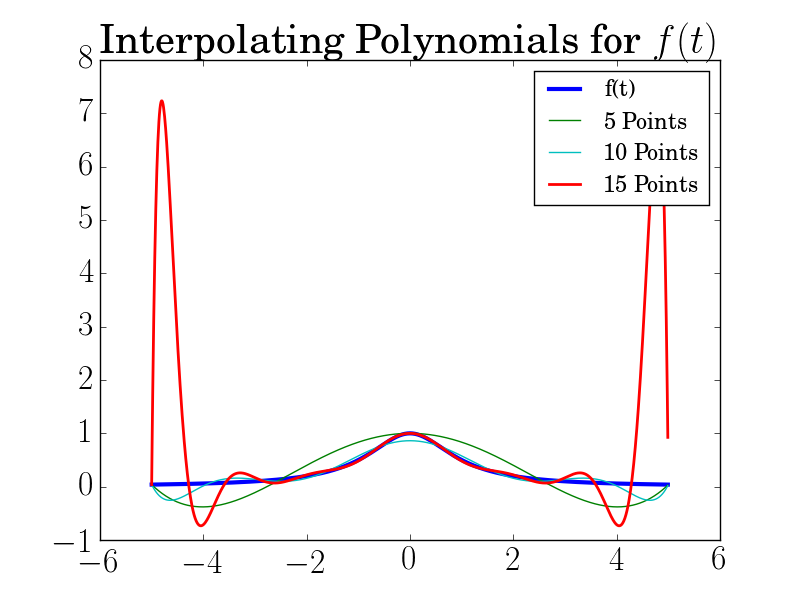

This figure's Python source:
import math
import scipy.interpolate as intrp
import numpy as np
import matplotlib.pyplot as plt

from matplotlib import rc
rc('font',**{'family':'sans-serif','sans-serif':['Helvetica']})
## for Palatino and other serif fonts use:
#rc('font',**{'family':'serif','serif':['Palatino']})
rc('text', usetex=True)
font = {'family' : 'normal',
        'size'   : 24}

rc('font', **font)

def f(t):
  return 1/(1+t**2)

# The function
x = [ i/100 for i in range(-500,500) ]
fx = [ f(i) for i in x ]
plt.plot(x,fx, label='f(t)', linewidth=3)

### 5 points
pts = np.linspace(-5, 5, 5)
fpts = [ f(t) for t in pts ]
# Interpolate with package
fit = intrp.lagrange(pts, fpts)
x = [ i/100 for i in range(-500,500) ]
fx = [ fit(i) for i in x ]
plt.plot(x,fx, 'g', label='5 Points')

diffs = [ f(i)-fit(i) for i in x ]
rmse=np.linalg.norm( diffs )/np.sqrt(len(fx))
print('Error for 5 Points:', rmse)

### 10 points
pts = np.linspace(-5, 5, 10)
fpts = [ f(t) for t in pts ]
# Interpolate with package
fit = intrp.lagrange(pts, fpts)
x = [ i/100 for i in range(-500,500) ]
fx = [ fit(i) for i in x ]
plt.plot(x,fx, 'c',label='10 Points')

diffs = [ f(i)-fit(i) for i in x ]
rmse=np.linalg.norm( diffs )/np.sqrt(len(fx))
print('Error for 10 Points:', rmse)

### 15 points
pts = np.linspace(-5, 5, 15)
fpts = [ f(t) for t in pts ]
# Interpolate with package
fit = intrp.lagrange(pts, fpts)
x = [ i/100 for i in range(-500,500) ]
fx = [ fit(i) for i in x ]
plt.plot(x,fx, 'r', label='15 Points', linewidth=2)

diffs = [ f(i)-fit(i) for i in x ]
rmse=np.linalg.norm( diffs )/np.sqrt(len(fx))
print('Error for 15 Points:', rmse)

plt.legend(fontsize=16)
plt.title('Interpolating Polynomials for $f(t)$')
plt.savefig('Problem5i.png')
plt.show()
